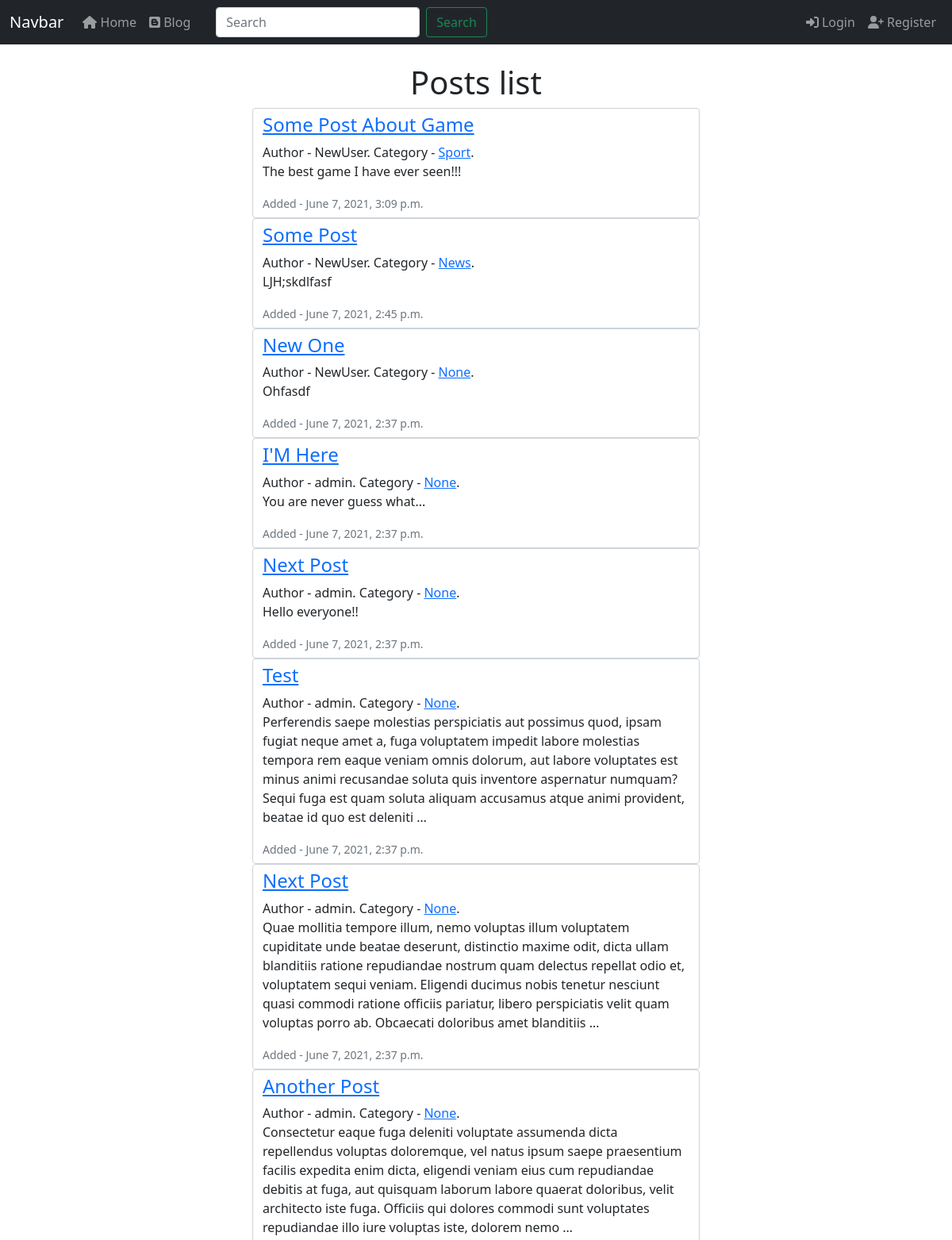
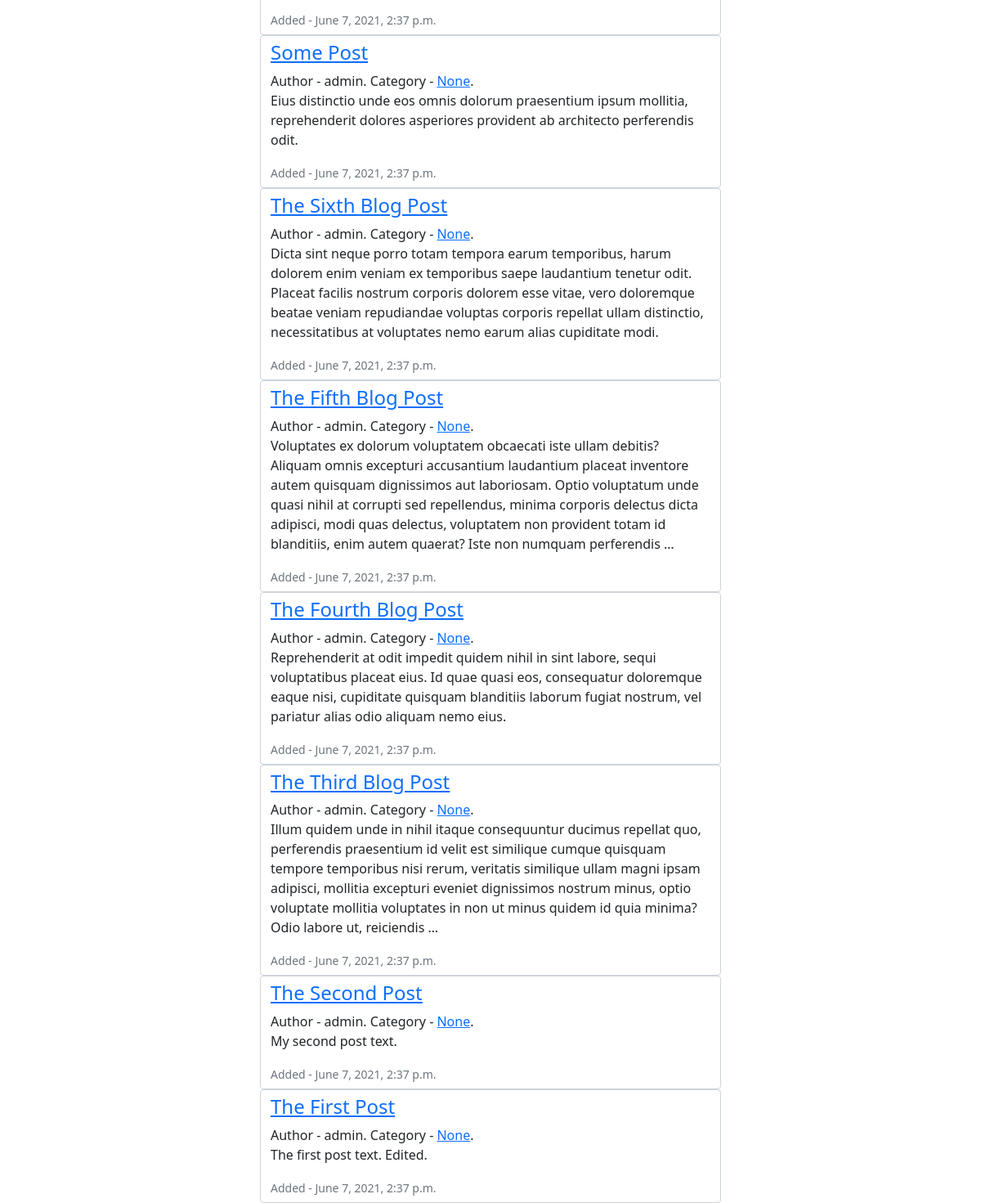
Before: /blog/ with the older database file (2 pictures, top to bottom).
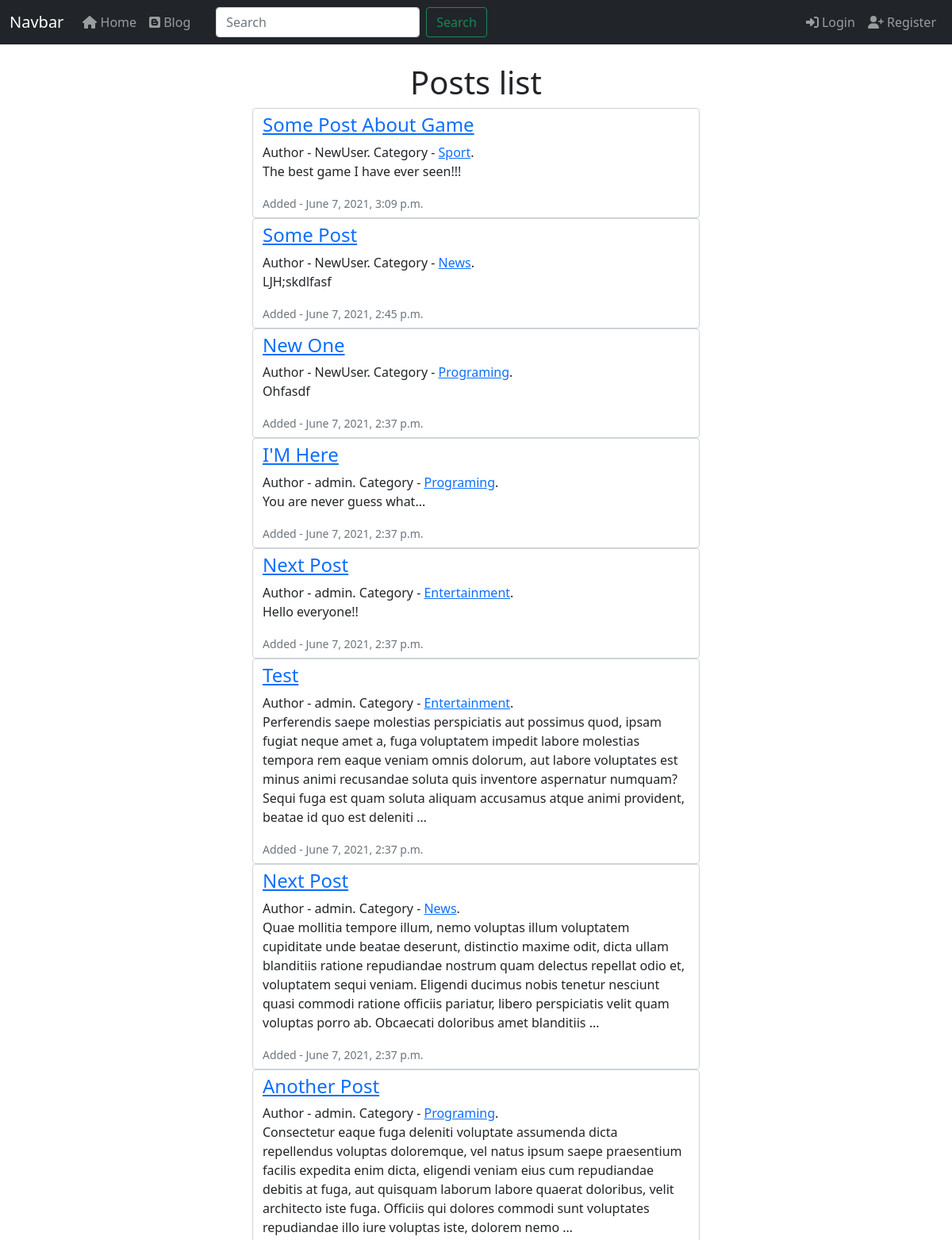
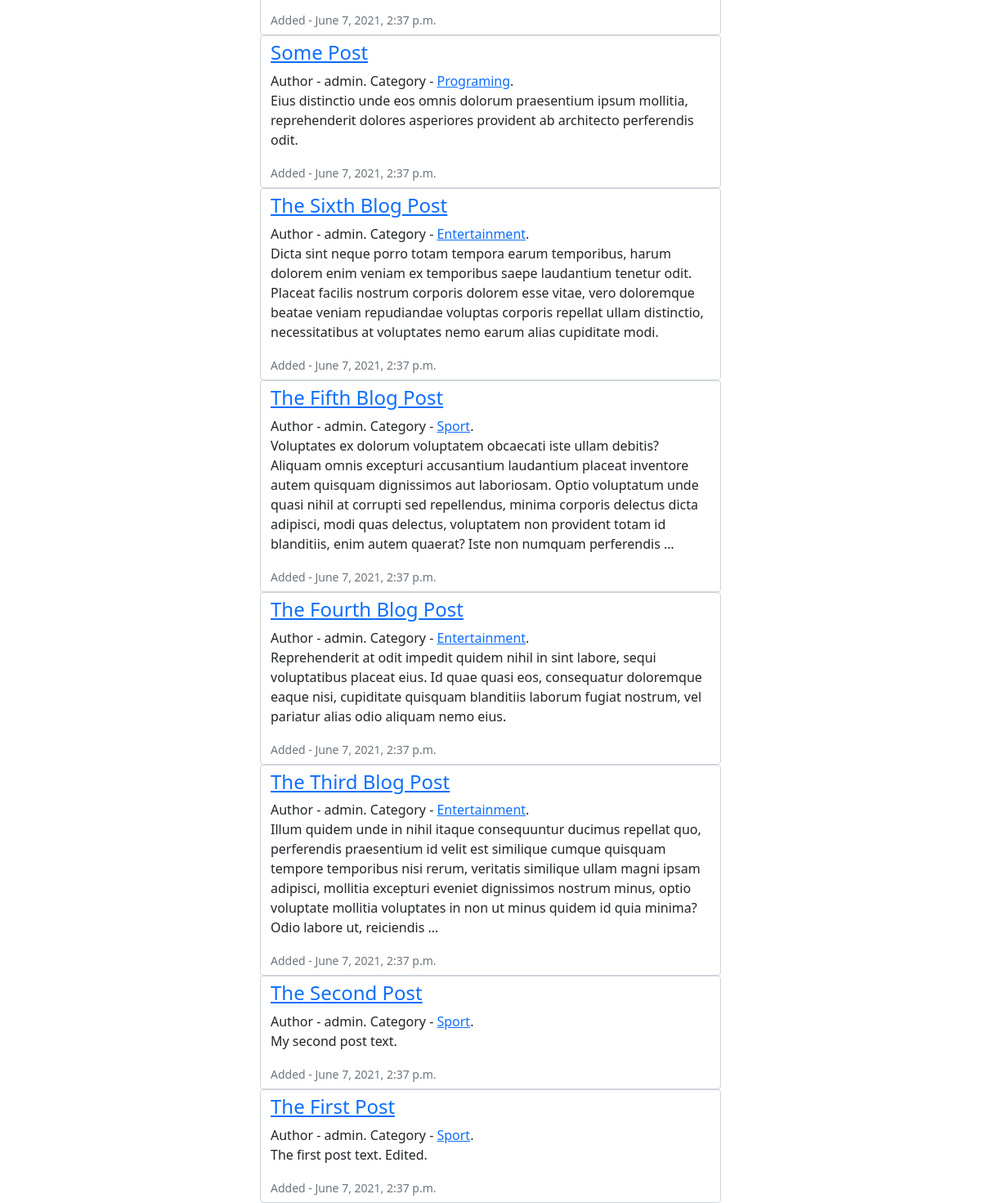
After: the same page with the newer database file (2 pictures, top to bottom).
### apps/blog/models.py (models this page shows, shortened)
class Post(models.Model):
    title = models.CharField(max_length=255)
    author = models.ForeignKey(User, on_delete=models.CASCADE)
    body = models.TextField()
    add_post_date = models.DateTimeField(auto_now_add=True)
    change_post_date = models.DateTimeField(auto_now=True)
    category = models.ForeignKey(Category, on_delete=models.SET_NULL, null=True)
    likes = models.ManyToManyField(User, related_name='blog_posts')

class Category(models.Model):
    name = models.CharField(max_length=255)
    def __str__(self):
        return self.name

### apps/blog/views.py (the view)
# urls.py: path('', views.BlogPageView.as_view(), name='blog-page'),
class BlogPageView(ListView):
    model = Post
    template_name = 'blog/main_page.html'
    ordering = ['-id']

### apps/blog/context_processors.py (called while the page is built)
def get_context_data(request):
    context = {'category_data': Category.objects.all()}
    return context

### apps/blog/templates/blog/main_page.html (shortened to what this page needs)
{% extends 'home_page/base.html' %}
{% block content %}
<div class="container-fluid">
    <h1 class="text-center mt-4">Posts list</h1>
    <div class="container-fluid">
        {% for post in object_list %}
            <div class="row justify-content-center">
                <div class="col-6">
                    <div class="form-control">
                        <h4><a href="{% url 'blog:post-details' post.pk %}">{{ post.title|title }}</a></h4>
                        Author - {{ post.author }}. Category - <a href="{% url 'blog:category-details' post.category.name|lower|slugify %}">{{ post.category }}</a>.
                        <p class="article-content">{{ post.body|truncatewords:50 }}</p>
                        <small class="text-muted">Added - {{ post.add_post_date }}</small>
                    </div>
                </div>
            </div>
        {% endfor %}
    </div>
</div>
{% endblock content %}

### apps/home_page/templates/home_page/base.html (shortened to what this page needs)
{% load static %}
<!DOCTYPE html>
<html lang="en">
<head>
{% block head %}
    {% block style %}
        <link rel="stylesheet" type="text/css" href="{% static 'home_page/css/bootstrap.min.css' %}">
        <link rel="stylesheet" type="text/css" href="{% static 'fontawesome_free/css/all.min.css' %}">
    {% endblock style %}
{% endblock head %}
</head>
{% block body %}
<body class="{% block bodyclass %}{% endblock %}">
    <div class="wrapper">
        <nav class="navbar navbar-expand-lg navbar-dark bg-dark">
            <div class="container-fluid">
                <a class="navbar-brand" href="#">Navbar</a>
                <div class="collapse navbar-collapse" id="navbarSupportedContent">
                    <ul class="navbar-nav mb-2 mb-lg-0">
                        <li class="nav-item">
                            <a class="nav-link" aria-current="page" href="{% url 'home_page:home-page' %}">
                                <span class="fas fa-home"></span>&nbsp;Home
                            </a>
                        </li>
                        <li class="nav-item">
                            <a class="nav-link" href="{% url 'blog:blog-page' %}">
                                <span class="fab fa-blogger"></span>&nbsp;Blog
                            </a>
                        </li>
                    </ul>
                    <form class="d-flex ms-4">
                        <input class="form-control me-2" type="search" placeholder="Search" aria-label="Search">
                        <button class="btn btn-outline-success" type="submit">Search</button>
                    </form>
                    <ul class="navbar-nav mb-2 mb-lg-0 ms-auto">
                        {% if not user.is_authenticated %}
                            <li class="nav-item">
                                <a class="nav-link" aria-current="page" href="{% url 'login' %}">
                                    <span class="fas fa-sign-in-alt"></span>&nbsp;Login
                                </a>
                            </li>
                            <li class="nav-item">
                                <a class="nav-link" aria-current="page" href="{% url 'users:register' %}">
                                    <span class="fas fa-user-plus"></span>&nbsp;Register
                                </a>
                            </li>
                        {% else %}
                            <li class="nav-item">
                                <a class="nav-link" href="{% url 'logout' %}">
                                    <span class="fas fa-sign-out-alt"></span>&nbsp;Logout
                                </a>
                            </li>
                        {% endif %}
                    </ul>
                </div>
            </div>
        </nav>
    </div>
    {% block content %}{% endblock content %}
</body>
{% endblock body %}
</html>

Changed rows visible on the page:
changed Post "New One": category "None" → "Programing"
changed Post "I'M Here": category "None" → "Programing"
changed Post "Hello everyone!!": category "None" → "Entertainment"
changed Post "Test": category "None" → "Entertainment"
changed Post (number 7 of 15 on the later page): category "None" → "News"
changed Post "Another Post": category "None" → "Programing"
changed Post (number 9 of 15 on the later page): category "None" → "Programing"
changed Post "The Sixth Blog Post": category "None" → "Entertainment"
changed Post "The Fifth Blog Post": category "None" → "Sport"
changed Post "The Fourth Blog Post": category "None" → "Entertainment"
changed Post "The Third Blog Post": category "None" → "Entertainment"
changed Post "The Second Post": category "None" → "Sport"
changed Post "The First Post": category "None" → "Sport"
